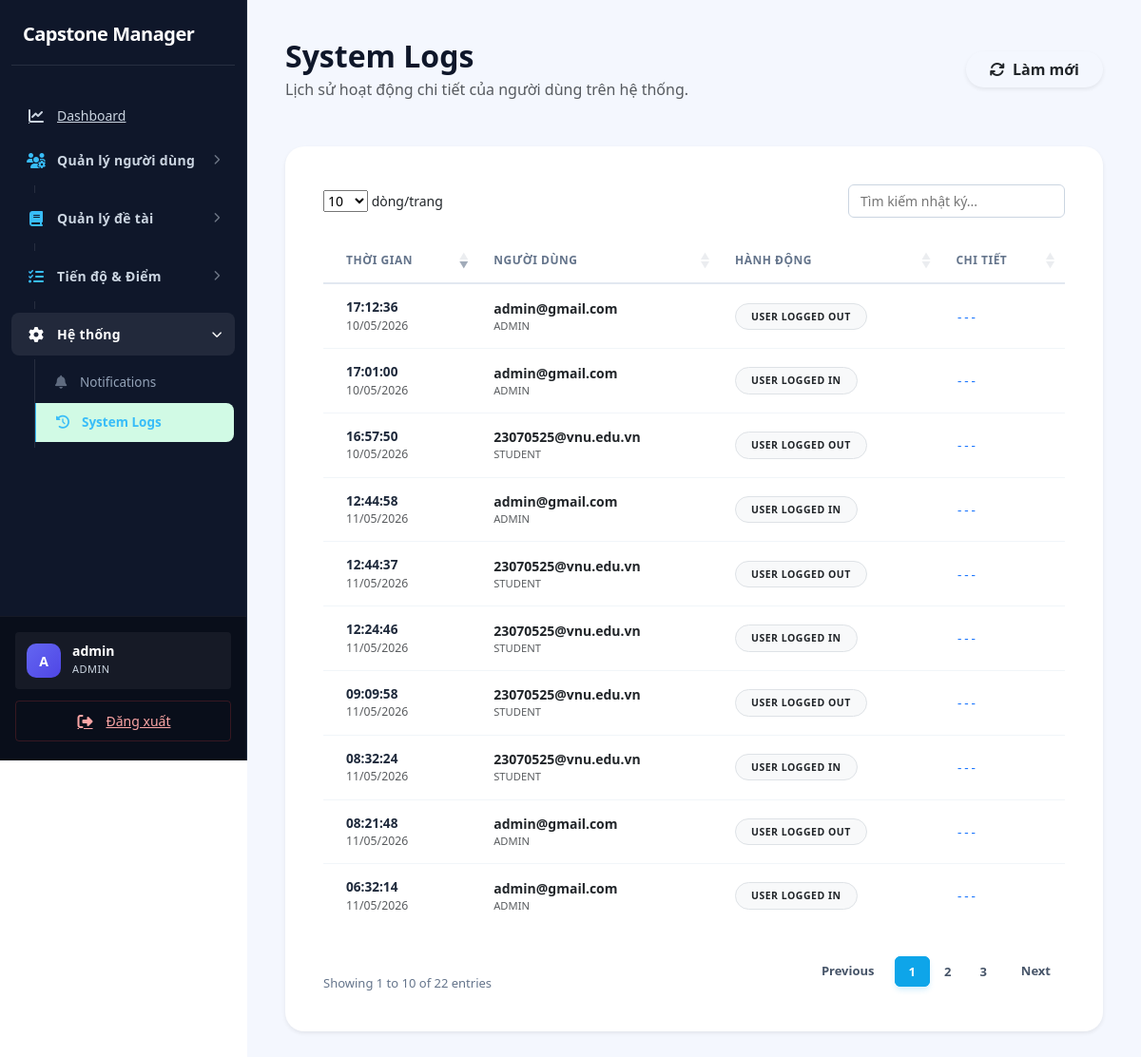
Screenshot of /index.php?page=logs (signed in) with the database file from the repository.
### tables this page shows
CREATE TABLE `system_logs` (
  `id` int(11) NOT NULL,
  `user_id` int(11) DEFAULT NULL,
  `action` text DEFAULT NULL,
  `created_at` timestamp NOT NULL DEFAULT current_timestamp()
);

CREATE TABLE `users` (
  `id` int(11) NOT NULL,
  `email` varchar(100) NOT NULL,
  `password` varchar(255) NOT NULL,
  `role` enum('admin','student','lecturer') NOT NULL DEFAULT 'student',
  `status` enum('active','locked') DEFAULT 'active',
  `created_at` timestamp NOT NULL DEFAULT current_timestamp()
);

### app/controllers/LogController.php (called while the page is built, shortened)
<?php
class LogController {
    private $logModel;
    public function __construct() {
        $this->logModel = new SystemLog();
    }
    public function index() {
        $logs = $this->logModel->getAll();
        require '../app/views/logs/index.php';
    }
}

### core/Database.php (called while the page is built)
<?php
class Database {
    private static $instance = null;
    private $conn;
    private $host = "localhost";
    private $dbname = "capstone_manager";
    private $username = "root";
    private $password = "";
    private function __construct(){
        try{
            $this->conn = new PDO(
                "mysql:host={$this->host};dbname={$this->dbname};charset=utf8mb4",
                $this->username,
                $this->password
            );
            $this->conn->setAttribute(
                PDO::ATTR_ERRMODE,
                PDO::ERRMODE_EXCEPTION
            );
            $this->conn->setAttribute(
                PDO::ATTR_DEFAULT_FETCH_MODE,
                PDO::FETCH_ASSOC
            );
        }catch(PDOException $e){
            die("Database Error: " . $e->getMessage());
        }
    }
    public static function getInstance(){
        if(self::$instance == null){
            self::$instance = new Database();
        }
        return self::$instance;
    }
    public function getConnection(){
        return $this->conn;
    }
}

### app/models/SystemLog.php (called while the page is built, shortened)
<?php
class SystemLog {
    private $conn;
    public function __construct() {
        $this->conn = Database::getInstance()->getConnection();
    }
    public function getAll() {
        $sql = "SELECT l.*, u.email, u.role
                FROM system_logs l
                LEFT JOIN users u ON l.user_id = u.id
                ORDER BY l.created_at DESC";
        try {
            $stmt = $this->conn->query($sql);
            return $stmt ? $stmt->fetchAll(PDO::FETCH_ASSOC) : [];
        } catch (PDOException $e) {
            return [];
        }
    }
}

### app/views/logs/index.php (the view, shortened to what this page needs)
<?php require '../app/views/layouts/header.php'; ?>
<?php require '../app/views/layouts/sidebar.php'; ?>
<div class="main-content" style="padding: 40px; background-color: #f4f7fe; min-height: 100vh;">
    <div class="d-flex justify-content-between align-items-center mb-5">
        <div>
            <h2 class="fw-bold mb-1" style="color: #0f172a;">System Logs</h2>
            <p class="text-muted mb-0">Lịch sử hoạt động chi tiết của người dùng trên hệ thống.</p>
        </div>
        <button onclick="window.location.reload()" class="btn btn-white shadow-sm rounded-pill px-4 fw-bold">
            <i class="fa-solid fa-arrows-rotate me-1"></i> Làm mới
        </button>
    </div>
    <div class="card border-0 shadow-sm" style="border-radius: 20px; overflow: hidden;">
        <div class="card-body p-0">
            <div class="table-responsive p-3">
                <table class="table datatable table-hover mb-0" id="systemLogTable">
                    <thead>
                        <tr class="text-muted small">
                            <th class="ps-4">THỜI GIAN</th>
                            <th>NGƯỜI DÙNG</th>
                            <th>HÀNH ĐỘNG</th>
                            <th>CHI TIẾT</th>
                        </tr>
                    </thead>
                    <tbody>
                        <?php if(!empty($logs)): ?>
                            <?php foreach($logs as $log): ?>
                                <tr>
                                    <td class="ps-4">
                                        <div class="fw-bold" style="font-size: 0.85rem;">
                                            <?= date('H:i:s', strtotime($log['created_at'])) ?>
                                        </div>
                                        <div class="text-muted small"><?= date('d/m/Y', strtotime($log['created_at'])) ?></div>
                                    </td>
                                    <td>
                                        <span class="fw-bold text-dark"><?= htmlspecialchars($log['email'] ?? 'Hệ thống') ?></span>
                                        <div class="text-muted small" style="font-size: 0.7rem;"><?= strtoupper($log['role'] ?? 'N/A') ?></div>
                                    </td>
                                    <td>
                                        <span class="badge rounded-pill px-3 py-2 bg-light text-dark border">
                                            <?= htmlspecialchars($log['action']) ?>
                                        </span>
                                    </td>
                                    <td>
                                        <code class="text-primary small"><?= htmlspecialchars($log['details'] ?? '---') ?></code>
                                    </td>
                                </tr>
                            <?php endforeach; ?>
                        <?php endif; ?>
                    </tbody>
                </table>
            </div>
        </div>
    </div>
</div>
<?php require '../app/views/layouts/footer.php'; ?>

### public/assets/css/style.css (style rules this page uses)
:root { --primary: #0f172a; --primary-hover: #1e293b; --secondary: #475569; --success: #059669; --success-light: #d1fae5; --warning: #d97706; --warning-light: #fef3c7; --danger: #dc2626; --danger-light: #fee2e2; --info: #0284c7; --info-light: #e0f2fe; --sidebar-bg: #0f172a; --sidebar-text: #cbd5e1; --sidebar-hover: #1e293b; --sidebar-w: 260px; --bg: #f8f9fa; --surface: #ffffff; --border: #cbd5e1; --border-light: #e2e8f0; --text: #0f172a; --text-muted: #475569; --text-faint: #94a3b8; --radius-sm: 4px; --radius-md: 6px; --radius-lg: 8px; --radius-xl: 8px; --radius-2xl: 12px; --shadow-sm: 0 1px 2px rgba(0, 0, 0, 0.05); --shadow-md: 0 4px 6px -1px rgba(0, 0, 0, 0.1), 0 2px 4px -1px rgba(0, 0, 0, 0.06); --shadow-lg: 0 10px 15px -3px rgba(0, 0, 0, 0.1), 0 4px 6px -2px rgba(0, 0, 0, 0.05); --shadow-hover: 0 10px 15px -3px rgba(0, 0, 0, 0.1); --font: 'Inter', system-ui, -apple-system, sans-serif; --transition: all 0.2s ease-in-out; }
*, *::before, *::after { box-sizing: border-box; margin: 0; padding: 0; }
body { font-family: var(--font); background: var(--bg); color: var(--text); font-size: 14px; line-height: 1.5; -webkit-font-smoothing: antialiased; }
.main-content { margin-left: var(--sidebar-w); min-height: 100vh; padding: 32px; background: var(--bg); }
.card, .dashboard-box, .table-container, .form-container, .detail-container, .custom-card { background: var(--surface); border-radius: var(--radius-xl); border: 1px solid var(--border-light); box-shadow: var(--shadow-sm); padding: 24px; margin-bottom: 24px; }
.table { width: 100%; border-collapse: separate; border-spacing: 0; margin: 0; font-size: 14px; }
.table thead th { font-weight: 700; text-transform: uppercase; letter-spacing: 0.5px; font-size: 12px; color: #64748b; padding: 14px 16px; background: #ffffff; border-bottom: 2px solid #e2e8f0; white-space: nowrap; border-top: none; }
.table tbody td { padding: 14px 16px; vertical-align: middle; color: #1e293b; border-bottom: 1px solid #f1f5f9; font-weight: 500; }
.table tbody tr:last-child td { border-bottom: none; }
.btn { display: inline-flex; align-items: center; justify-content: center; gap: 8px; padding: 8px 16px; font-size: 14px; font-weight: 600; border: 1px solid transparent; border-radius: 6px; cursor: pointer; transition: all 0.2s ease; line-height: 1.5; }
.badge { display: inline-flex; align-items: center; justify-content: center; padding: 6px 12px; border-radius: 100px; font-size: 11px; font-weight: 700; text-transform: uppercase; letter-spacing: 0.5px; border: none; }

### rows the page displays
system_logs: created_at "12:44:58", created_at "11/05/2026", user.email "admin@gmail.com", user.role "ADMIN", action "USER LOGGED IN", details "---"
system_logs: created_at "12:44:37", created_at "11/05/2026", user.email "23070525@vnu.edu.vn", user.role "STUDENT", action "USER LOGGED OUT", details "---"
system_logs: created_at "12:24:46", created_at "11/05/2026", user.email "23070525@vnu.edu.vn", user.role "STUDENT", action "USER LOGGED IN", details "---"
system_logs: created_at "09:09:58", created_at "11/05/2026", user.email "23070525@vnu.edu.vn", user.role "STUDENT", action "USER LOGGED OUT", details "---"
system_logs: created_at "08:32:24", created_at "11/05/2026", user.email "23070525@vnu.edu.vn", user.role "STUDENT", action "USER LOGGED IN", details "---"
system_logs: created_at "08:21:48", created_at "11/05/2026", user.email "admin@gmail.com", user.role "ADMIN", action "USER LOGGED OUT", details "---"
system_logs: created_at "06:32:14", created_at "11/05/2026", user.email "admin@gmail.com", user.role "ADMIN", action "USER LOGGED IN", details "---"
system_logs: created_at "17:12:36", created_at "10/05/2026", user.email "admin@gmail.com", user.role "ADMIN", action "USER LOGGED OUT", details "---"
system_logs: created_at "17:01:00", created_at "10/05/2026", user.email "admin@gmail.com", user.role "ADMIN", action "USER LOGGED IN", details "---"
system_logs: created_at "16:57:50", created_at "10/05/2026", user.email "23070525@vnu.edu.vn", user.role "STUDENT", action "USER LOGGED OUT", details "---"

### other values shown
substr($username, 0, 1) "A"
$username "admin"
$_SESSION['user']['role'] "ADMIN"
